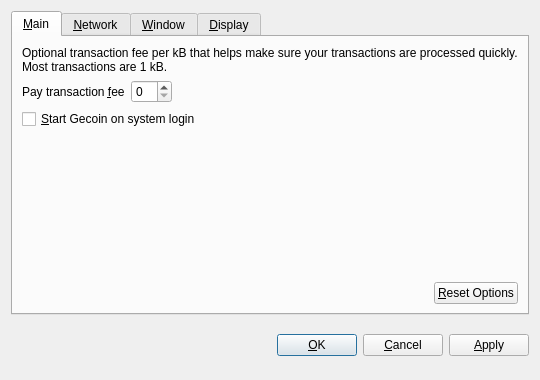
<?xml version="1.0" encoding="UTF-8"?>
<ui version="4.0">
 <class>OptionsDialog</class>
 <widget class="QDialog" name="OptionsDialog">
  <property name="geometry">
   <rect>
    <x>0</x>
    <y>0</y>
    <width>540</width>
    <height>380</height>
   </rect>
  </property>
  <property name="windowTitle">
   <string>Options</string>
  </property>
  <property name="modal">
   <bool>true</bool>
  </property>
  <layout class="QVBoxLayout" name="verticalLayout">
   <item>
    <widget class="QTabWidget" name="tabWidget">
     <property name="tabPosition">
      <enum>QTabWidget::North</enum>
     </property>
     <property name="currentIndex">
      <number>0</number>
     </property>
     <widget class="QWidget" name="tabMain">
      <attribute name="title">
       <string>&amp;Main</string>
      </attribute>
      <layout class="QVBoxLayout" name="verticalLayout_Main">
       <item>
        <widget class="QLabel" name="transactionFeeInfoLabel">
         <property name="text">
          <string>Optional transaction fee per kB that helps make sure your transactions are processed quickly. Most transactions are 1 kB.</string>
         </property>
         <property name="textFormat">
          <enum>Qt::PlainText</enum>
         </property>
         <property name="wordWrap">
          <bool>true</bool>
         </property>
        </widget>
       </item>
       <item>
        <layout class="QHBoxLayout" name="horizontalLayout_1_Main">
         <item>
          <widget class="QLabel" name="transactionFeeLabel">
           <property name="text">
            <string>Pay transaction &amp;fee</string>
           </property>
           <property name="textFormat">
            <enum>Qt::PlainText</enum>
           </property>
           <property name="buddy">
            <cstring>transactionFee</cstring>
           </property>
          </widget>
         </item>
         <item>
          <widget class="BitcoinAmountField" name="transactionFee"/>
         </item>
         <item>
          <spacer name="horizontalSpacer_1_Main">
           <property name="orientation">
            <enum>Qt::Horizontal</enum>
           </property>
           <property name="sizeHint" stdset="0">
            <size>
             <width>40</width>
             <height>20</height>
            </size>
           </property>
          </spacer>
         </item>
        </layout>
       </item>
       <item>
        <widget class="QCheckBox" name="bitcoinAtStartup">
         <property name="toolTip">
          <string>Automatically start Gecoin after logging in to the system.</string>
         </property>
         <property name="text">
          <string>&amp;Start Gecoin on system login</string>
         </property>
        </widget>
       </item>
       <item>
        <spacer name="verticalSpacer_Main">
         <property name="orientation">
          <enum>Qt::Vertical</enum>
         </property>
         <property name="sizeHint" stdset="0">
          <size>
           <width>20</width>
           <height>40</height>
          </size>
         </property>
        </spacer>
       </item>
       <item>
        <layout class="QHBoxLayout" name="horizontalLayout_2_Main">
         <item>
          <spacer name="horizontalSpacer_2_Main">
           <property name="orientation">
            <enum>Qt::Horizontal</enum>
           </property>
           <property name="sizeHint" stdset="0">
            <size>
             <width>40</width>
             <height>20</height>
            </size>
           </property>
          </spacer>
         </item>
         <item>
          <widget class="QPushButton" name="resetButton">
           <property name="toolTip">
            <string>Reset all client options to default.</string>
           </property>
           <property name="text">
            <string>&amp;Reset Options</string>
           </property>
           <property name="autoDefault">
            <bool>false</bool>
           </property>
          </widget>
         </item>
        </layout>
       </item>
      </layout>
     </widget>
     <widget class="QWidget" name="tabNetwork">
      <attribute name="title">
       <string>&amp;Network</string>
      </attribute>
      <layout class="QVBoxLayout" name="verticalLayout_Network">
       <item>
        <widget class="QCheckBox" name="mapPortUpnp">
         <property name="toolTip">
          <string>Automatically open the Gecoin client port on the router. This only works when your router supports UPnP and it is enabled.</string>
         </property>
         <property name="text">
          <string>Map port using &amp;UPnP</string>
         </property>
        </widget>
       </item>
       <item>
        <widget class="QCheckBox" name="connectSocks">
         <property name="toolTip">
          <string>Connect to the Gecoin network through a SOCKS proxy (e.g. when connecting through Tor).</string>
         </property>
         <property name="text">
          <string>&amp;Connect through SOCKS proxy:</string>
         </property>
        </widget>
       </item>
       <item>
        <layout class="QHBoxLayout" name="horizontalLayout_Network">
         <item>
          <widget class="QLabel" name="proxyIpLabel">
           <property name="text">
            <string>Proxy &amp;IP:</string>
           </property>
           <property name="textFormat">
            <enum>Qt::PlainText</enum>
           </property>
           <property name="buddy">
            <cstring>proxyIp</cstring>
           </property>
          </widget>
         </item>
         <item>
          <widget class="QValidatedLineEdit" name="proxyIp">
           <property name="maximumSize">
            <size>
             <width>140</width>
             <height>16777215</height>
            </size>
           </property>
           <property name="toolTip">
            <string>IP address of the proxy (e.g. 127.0.0.1)</string>
           </property>
          </widget>
         </item>
         <item>
          <widget class="QLabel" name="proxyPortLabel">
           <property name="text">
            <string>&amp;Port:</string>
           </property>
           <property name="textFormat">
            <enum>Qt::PlainText</enum>
           </property>
           <property name="buddy">
            <cstring>proxyPort</cstring>
           </property>
          </widget>
         </item>
         <item>
          <widget class="QLineEdit" name="proxyPort">
           <property name="maximumSize">
            <size>
             <width>55</width>
             <height>16777215</height>
            </size>
           </property>
           <property name="toolTip">
            <string>Port of the proxy (e.g. 9050)</string>
           </property>
          </widget>
         </item>
         <item>
          <widget class="QLabel" name="socksVersionLabel">
           <property name="text">
            <string>SOCKS &amp;Version:</string>
           </property>
           <property name="textFormat">
            <enum>Qt::PlainText</enum>
           </property>
           <property name="buddy">
            <cstring>socksVersion</cstring>
           </property>
          </widget>
         </item>
         <item>
          <widget class="QValueComboBox" name="socksVersion">
           <property name="toolTip">
            <string>SOCKS version of the proxy (e.g. 5)</string>
           </property>
          </widget>
         </item>
         <item>
          <spacer name="horizontalSpacer_Network">
           <property name="orientation">
            <enum>Qt::Horizontal</enum>
           </property>
           <property name="sizeHint" stdset="0">
            <size>
             <width>40</width>
             <height>20</height>
            </size>
           </property>
          </spacer>
         </item>
        </layout>
       </item>
       <item>
        <spacer name="verticalSpacer_Network">
         <property name="orientation">
          <enum>Qt::Vertical</enum>
         </property>
         <property name="sizeHint" stdset="0">
          <size>
           <width>20</width>
           <height>40</height>
          </size>
         </property>
        </spacer>
       </item>
      </layout>
     </widget>
     <widget class="QWidget" name="tabWindow">
      <attribute name="title">
       <string>&amp;Window</string>
      </attribute>
      <layout class="QVBoxLayout" name="verticalLayout_Window">
       <item>
        <widget class="QCheckBox" name="minimizeToTray">
         <property name="toolTip">
          <string>Show only a tray icon after minimizing the window.</string>
         </property>
         <property name="text">
          <string>&amp;Minimize to the tray instead of the taskbar</string>
         </property>
        </widget>
       </item>
       <item>
        <widget class="QCheckBox" name="minimizeOnClose">
         <property name="toolTip">
          <string>Minimize instead of exit the application when the window is closed. When this option is enabled, the application will be closed only after selecting Quit in the menu.</string>
         </property>
         <property name="text">
          <string>M&amp;inimize on close</string>
         </property>
        </widget>
       </item>
       <item>
        <spacer name="verticalSpacer_Window">
         <property name="orientation">
          <enum>Qt::Vertical</enum>
         </property>
         <property name="sizeHint" stdset="0">
          <size>
           <width>20</width>
           <height>40</height>
          </size>
         </property>
        </spacer>
       </item>
      </layout>
     </widget>
     <widget class="QWidget" name="tabDisplay">
      <attribute name="title">
       <string>&amp;Display</string>
      </attribute>
      <layout class="QVBoxLayout" name="verticalLayout_Display">
       <item>
        <layout class="QHBoxLayout" name="horizontalLayout_1_Display">
         <item>
          <widget class="QLabel" name="langLabel">
           <property name="text">
            <string>User Interface &amp;language:</string>
           </property>
           <property name="textFormat">
            <enum>Qt::PlainText</enum>
           </property>
           <property name="buddy">
            <cstring>lang</cstring>
           </property>
          </widget>
         </item>
         <item>
          <widget class="QValueComboBox" name="lang">
           <property name="toolTip">
            <string>The user interface language can be set here. This setting will take effect after restarting Gecoin.</string>
           </property>
          </widget>
         </item>
        </layout>
       </item>
       <item>
        <layout class="QHBoxLayout" name="horizontalLayout_2_Display">
         <item>
          <widget class="QLabel" name="unitLabel">
           <property name="text">
            <string>&amp;Unit to show amounts in:</string>
           </property>
           <property name="textFormat">
            <enum>Qt::PlainText</enum>
           </property>
           <property name="buddy">
            <cstring>unit</cstring>
           </property>
          </widget>
         </item>
         <item>
          <widget class="QValueComboBox" name="unit">
           <property name="toolTip">
            <string>Choose the default subdivision unit to show in the interface and when sending coins.</string>
           </property>
          </widget>
         </item>
        </layout>
       </item>
       <item>
        <widget class="QCheckBox" name="displayAddresses">
         <property name="toolTip">
          <string>Whether to show Gecoin addresses in the transaction list or not.</string>
         </property>
         <property name="text">
          <string>&amp;Display addresses in transaction list</string>
         </property>
        </widget>
       </item>
       <item>
        <spacer name="verticalSpacer_Display">
         <property name="orientation">
          <enum>Qt::Vertical</enum>
         </property>
         <property name="sizeHint" stdset="0">
          <size>
           <width>20</width>
           <height>40</height>
          </size>
         </property>
        </spacer>
       </item>
      </layout>
     </widget>
    </widget>
   </item>
   <item>
    <layout class="QHBoxLayout" name="horizontalLayout_Buttons">
     <item>
      <spacer name="horizontalSpacer_1">
       <property name="orientation">
        <enum>Qt::Horizontal</enum>
       </property>
       <property name="sizeHint" stdset="0">
        <size>
         <width>40</width>
         <height>48</height>
        </size>
       </property>
      </spacer>
     </item>
     <item>
      <widget class="QLabel" name="statusLabel">
       <property name="font">
        <font>
         <weight>75</weight>
         <bold>true</bold>
        </font>
       </property>
       <property name="text">
        <string/>
       </property>
       <property name="textFormat">
        <enum>Qt::PlainText</enum>
       </property>
       <property name="wordWrap">
        <bool>true</bool>
       </property>
      </widget>
     </item>
     <item>
      <spacer name="horizontalSpacer_2">
       <property name="orientation">
        <enum>Qt::Horizontal</enum>
       </property>
       <property name="sizeHint" stdset="0">
        <size>
         <width>40</width>
         <height>48</height>
        </size>
       </property>
      </spacer>
     </item>
     <item>
      <widget class="QPushButton" name="okButton">
       <property name="text">
        <string>&amp;OK</string>
       </property>
      </widget>
     </item>
     <item>
      <widget class="QPushButton" name="cancelButton">
       <property name="text">
        <string>&amp;Cancel</string>
       </property>
       <property name="autoDefault">
        <bool>false</bool>
       </property>
      </widget>
     </item>
     <item>
      <widget class="QPushButton" name="applyButton">
       <property name="text">
        <string>&amp;Apply</string>
       </property>
       <property name="autoDefault">
        <bool>false</bool>
       </property>
      </widget>
     </item>
    </layout>
   </item>
  </layout>
 </widget>
 <customwidgets>
  <customwidget>
   <class>BitcoinAmountField</class>
   <extends>QSpinBox</extends>
   <header>bitcoinamountfield.h</header>
  </customwidget>
  <customwidget>
   <class>QValueComboBox</class>
   <extends>QComboBox</extends>
   <header>qvaluecombobox.h</header>
  </customwidget>
  <customwidget>
   <class>QValidatedLineEdit</class>
   <extends>QLineEdit</extends>
   <header>qvalidatedlineedit.h</header>
  </customwidget>
 </customwidgets>
 <resources/>
 <connections/>
</ui>
